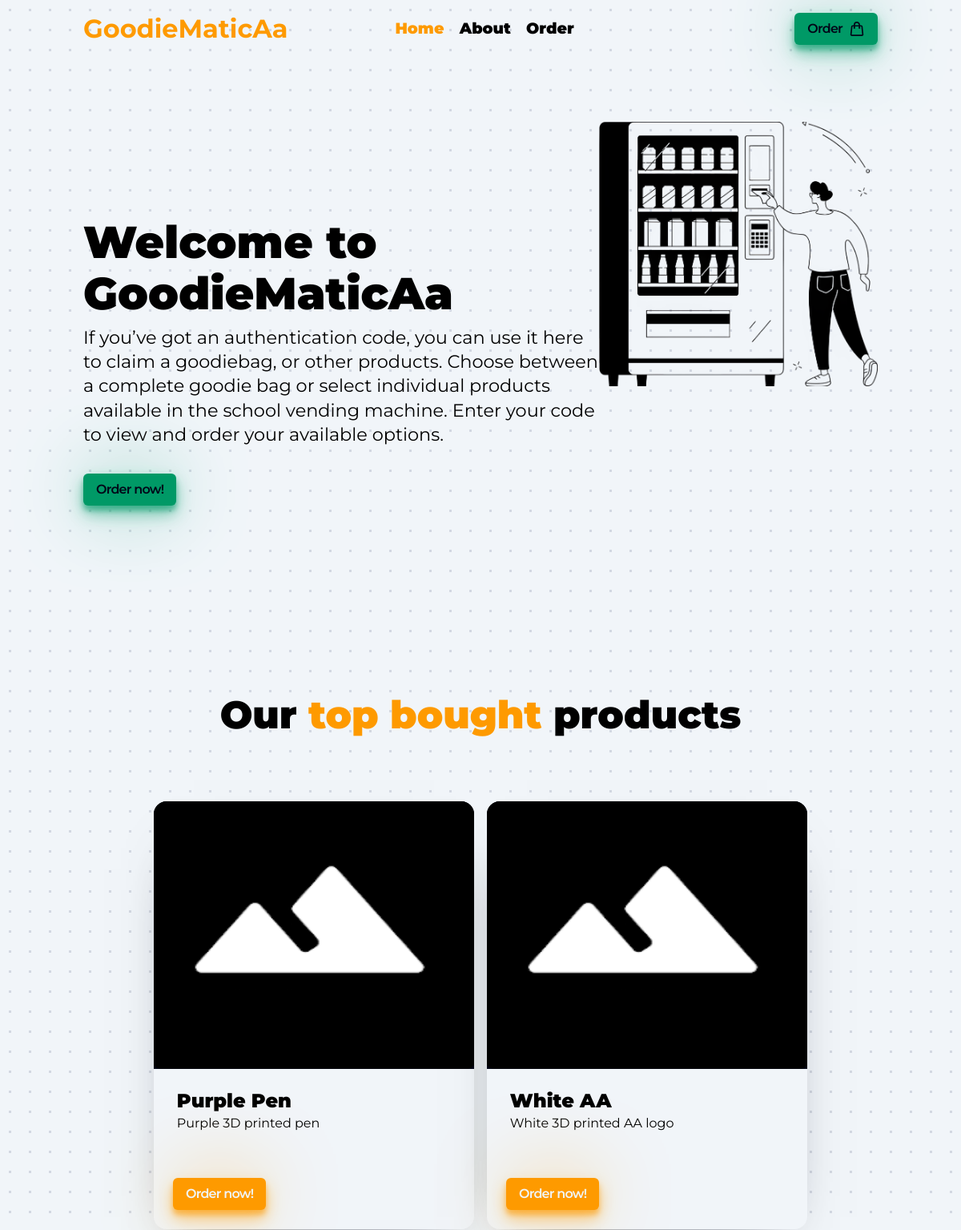
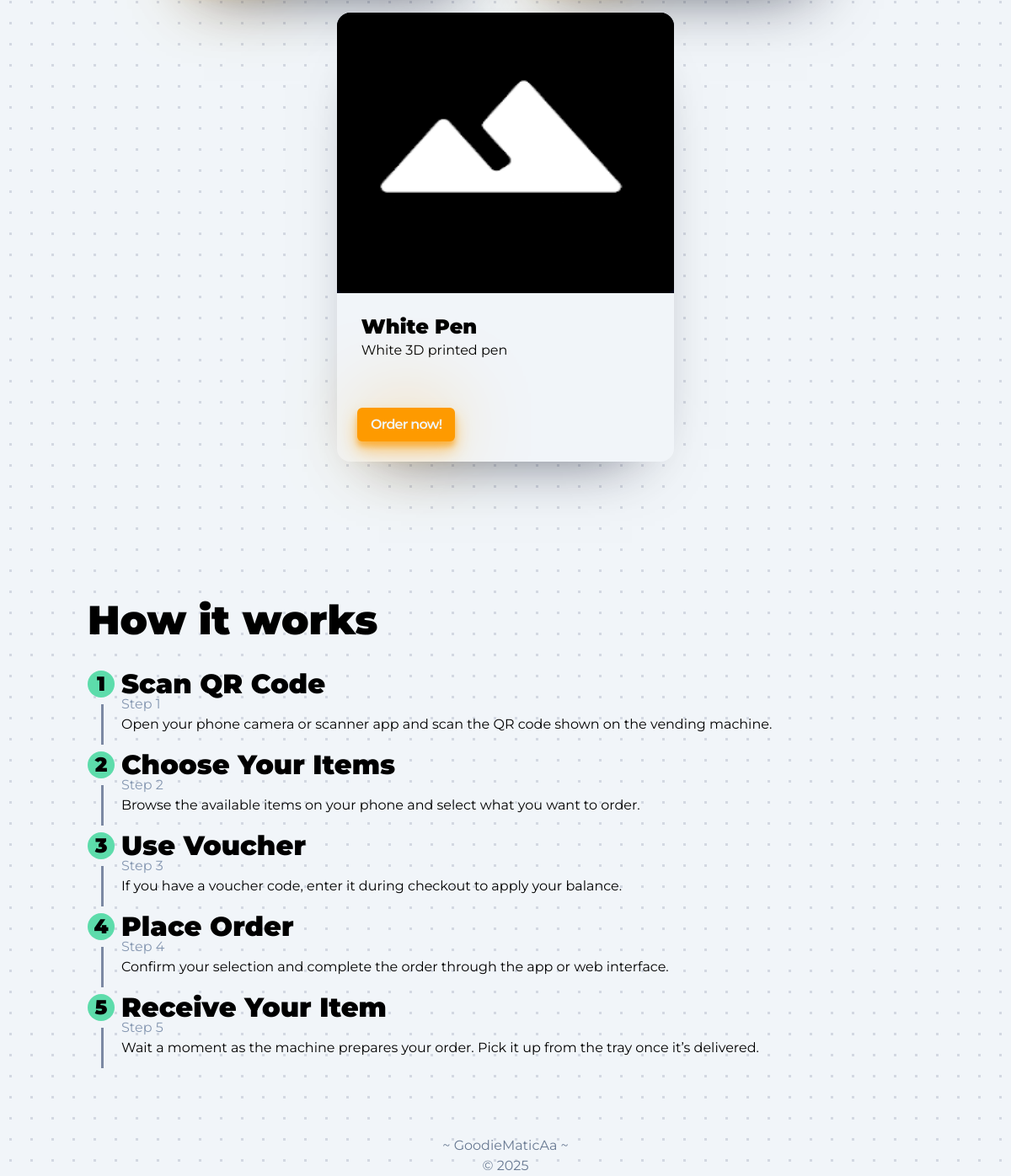
The page / on the database its author committed (2 pictures, top to bottom).
### tables this page shows
CREATE TABLE `product` (
  `id` int NOT NULL,
  `name` varchar(255) NOT NULL,
  `description` varchar(255) NOT NULL,
  `position` int NOT NULL,
  `orderCount` int NOT NULL,
  `img` varchar(255) NOT NULL,
  `productSet` int NOT NULL,
  `categoryId` int NOT NULL
);

### inc/php/dbconnect.php (called while the page is built, shortened)
<?php
function connectDB()
{
    $mysqli = new mysqli("localhost", "root", "", "goodiematicaa");
    return $mysqli;
}
function getTopProducts() {
    $mysqli = connectDB();
    $sql = "SELECT * FROM product ORDER BY orderCount DESC LIMIT 3";
    $result = $mysqli->query($sql);
    $topProducts = [];
    while ($row = $result->fetch_assoc()) {
        $topProducts[] = $row;
    }
    return $topProducts;
}

### index.php (the view, shortened to what this page needs)
<?php
include 'inc/php/functions.php';
include 'inc/php/dbconnect.php';
$products = getTopProducts();
head("Homepage");
headerFunc();
?>
<main class="container">
    <div class="hero">
        <div class="heroText">
            <h1>
                Welcome to <span class="titleSecondary">GoodieMaticAa</span>
            </h1>
            <p class="heroParagraph">
                If you’ve got an authentication code, you can use it here to claim a goodiebag, or other products.
                Choose between a complete goodie bag or select individual products available in the school vending
                machine. Enter your code to view and order your available options.
            </p>
            <button class="btnSecondary heroButton" onclick="window.location.href = 'order.php'">Order now!</button>
        </div>
        <div>
            <img src="./assets/vendingMachineIllustration.png" alt="Vending machine illustration" class="heroImg">
        </div>
    </div>
    <div class="top">
        <div>
            <h1 class="topTitle">Our <span class="titlePrimary">top bought</span> products</h2>
        </div>
        <div class="topCardWrapper">
            <?php
            foreach ($products as $product) {
                ?>
                <div class="topCard cardShadow">
                    <img src="<?php echo $product['img']; ?>" class="topCardImg" alt="Image of product">
                    <div class="topCardInfo">
                        <h2 class="topCardTitle"><?php echo $product['name']; ?></h2>
                        <p class="topCartText"><?php echo $product['description']; ?></p>
                        <button class="btnPrimary topCardButton">Order now!</button>
                    </div>
                </div>
                <?php
            }
            ?>
        </div>
    </div>
    <div class="timeline">
        <h1 class="timelineTitle">How it works</h1>
        <div class="timelineTileWrapper">
            <div class="timelineIcon">
                <span class="timelineIconText">1</span>
            </div>
            <div class="timelineTile">
                <div class="timelineTileContent">
                    <h2 class="timelineTileTitle">Scan QR Code</h2>
                    <span class="timelineSubtitle">Step 1</span>
                    <p class="timelineInfo">Open your phone camera or scanner app and scan the QR code shown on the
                        vending machine.</p>
                </div>
                <div class="timelinePath"></div>
            </div>
            <div class="timelineIcon">
                <span class="timelineIconText">2</span>
            </div>
            <div class="timelineTile">
                <div class="timelineTileContent">
                    <h2 class="timelineTileTitle">Choose Your Items</h2>
                    <span class="timelineSubtitle">Step 2</span>
                    <p class="timelineInfo">Browse the available items on your phone and select what you want to order.
                    </p>
                </div>
                <div class="timelinePath"></div>
            </div>
            <div class="timelineIcon">
                <span class="timelineIconText">3</span>
            </div>
            <div class="timelineTile">
                <div class="timelineTileContent">
                    <h2 class="timelineTileTitle">Use Voucher</h2>
                    <span class="timelineSubtitle">Step 3</span>
                    <p class="timelineInfo">If you have a voucher code, enter it during checkout to apply your balance.
                    </p>
                </div>
                <div class="timelinePath"></div>
            </div>
            <div class="timelineIcon">
                <span class="timelineIconText">4</span>
            </div>
            <div class="timelineTile">
                <div class="timelineTileContent">
                    <h2 class="timelineTileTitle">Place Order</h2>
                    <span class="timelineSubtitle">Step 4</span>
                    <p class="timelineInfo">Confirm your selection and complete the order through the app or web
                        interface.</p>
                </div>
                <div class="timelinePath"></div>
            </div>
            <div class="timelineIcon">
                <span class="timelineIconText">5</span>
            </div>
            <div class="timelineTile">
                <div class="timelineTileContent">
                    <h2 class="timelineTileTitle">Receive Your Item</h2>
                    <span class="timelineSubtitle">Step 5</span>
                    <p class="timelineInfo">Wait a moment as the machine prepares your order. Pick it up from the tray
                        once it’s delivered.</p>
                </div>
                <div class="timelinePath"></div>
            </div>
        </div>
    </div>
</main>
<?php
footerFunc();
?>

### inc/php/functions.php (shortened to what this page needs)
<?php
function head($page)
{
    $currentPage = $page;
    ?>
    <!DOCTYPE html>
    <html lang="en">
    <head>
        <link rel="stylesheet" href="style/utils.css">
    </head>
    <?php
}
function headerFunc()
{
    global $currentPage;
    ?>
    <body>
        <header class="container">
            <div class="headerTitle titlePrimary">
                <h1>GoodieMaticAa</h1>
            </div>
            <nav class="headerNav">
                <ul class="noStyleUL headerLinks">
                    <li>
                        <a href="index.php" class="headerLink <?php if ($currentPage == "Homepage")
                            echo "linkSelected"; ?>">Home</a>
                    </li>
                    <li>
                        <a href="about.php" class="headerLink <?php if ($currentPage == "About")
                            echo "linkSelected"; ?>">About</a>
                    </li>
                    <li>
                        <a href="order.php" class="headerLink <?php if ($currentPage == "Order")
                            echo "linkSelected"; ?>">Order</a>
                    </li>
                </ul>
            </nav>
            <div class="headerCallToAction">
                <button class="btnSecondary" onclick="window.location.href = 'order.php'">
                    Order
                </button>
            </div>
        </header>
        <?php
}
function footerFunc()
{
    ?>
        <footer class="footer">
            <p>~ GoodieMaticAa ~</p>
            <p>&copy; 2025</p>
        </footer>
    </body>
    <?php
}
    ?>

### style/utils.css (style rules this page uses)
.btnPrimary { display: flex; justify-content: space-between; align-items: center; gap: 0.5rem; font-weight: 600; text-decoration: none; letter-spacing: -0.05em; background-color: var(--primary); color: var(--white); padding: 0.5em 1em; border-radius: 6px; border: none; outline: none; cursor: pointer; box-shadow: 0 10px 20px oklch(from var(--primary) l c h / calc(alpha - 0.5)), 0 6px 6px oklch(from var(--primary) l c h / calc(alpha - 0.5)), 0 0 100px -10px var(--primary); transition: 0.3s ease; }
.btnSecondary { display: flex; justify-content: space-between; align-items: center; gap: 0.5rem; font-weight: 600; text-decoration: none; letter-spacing: -0.05em; background-color: var(--secondary); color: var(--black); padding: 0.5em 1em; border-radius: 6px; border: none; outline: none; cursor: pointer; box-shadow: 0 10px 20px oklch(from var(--secondary) l c h / calc(alpha - 0.5)), 0 6px 6px oklch(from var(--secondary) l c h / calc(alpha - 0.5)), 0 0 100px -10px var(--secondary); transition: 0.3s ease; }
.btnIcon { width: 1.25em; }
.titlePrimary { color: var(--primary); }
.titleSecondary { transition: 0.3s ease; }
.cardShadow { box-shadow: 0px 35px 75px -50px oklch(from var(--black) l c h / calc(alpha - 0.25)); }
.noStyleUL { list-style-type: none; padding-left: 0; }
.container { width: 100%; box-sizing: border-box; padding-left: 1em; padding-right: 1em; margin-left: auto; margin-right: auto; }
@media (min-width: 475px) { .container { width: 475px; } }
@media (min-width: 640px) { .container { width: 640px; } }
@media (min-width: 768px) { .container { width: 768px; } }
@media (min-width: 1024px) { .container { width: 1024px; } }

### style/style.css (style rules this page uses)
:root { --black: oklch(12.9% 0.042 264.695); --black-soft: oklch(37.2% 0.044 257.287); --white: oklch(96.8% 0.007 247.896); --white-soft: oklch(70.4% 0.04 256.788); --background: oklch(96.8% 0.007 247.896); --primary: oklch(76.9% 0.188 70.08); --secondary: oklch(59.6% 0.145 163.225); --accent: oklch(20.8% 0.042 265.755); --success: oklch(72.3% 0.219 149.579); --warning: oklch(76.9% 0.188 70.08); --error: oklch(58.6% 0.253 17.585); --info: oklch(68.5% 0.169 237.323); }
* { margin: 0; line-height: calc(1em + 0.5rem); box-sizing: border-box; color: var(--text); font-family: montserrat, sans-serif; }
html { scroll-behavior: smooth; }
body { overflow-x: hidden; background-color: var(--background); background-image: radial-gradient( oklch(0.88 0.0148 264.49) 1.5px, transparent 1.5px ); background-attachment: fixed; background-size: 25px 25px; color: var(--text); }
img, picture, video, canvas { display: block; max-width: 100%; user-select: none; -webkit-user-drag: none; user-select: none; -moz-user-select: none; -webkit-user-select: none; -ms-user-select: none; }
button { display: inline-block; padding: 0; border: none; background: none; cursor: pointer; color: var(--text); }
a { text-decoration: none; }

### style/components/header.css (style rules this page uses)
header { display: flex; justify-content: space-between; padding: 1em 0; }
.headerNav { display: flex; justify-content: center; align-items: center; flex: 2; }
.headerTitle { display: none; justify-content: start; align-items: center; flex: 1; }
.headerTitle { flex: 1; }
.headerTitle > h1 { margin: 0; }
.headerLinks { display: flex; gap: 1em; font-size: 0.8rem; font-weight: 900; flex-wrap: wrap; }
.linkSelected { color: var(--primary); }
.headerCallToAction { display: flex; align-items: center; justify-content: end; gap: 0.5em; font-size: 0.7rem; flex: 1; }
@media (min-width: 640px) { .headerLinks { font-size: 1rem; } }
@media (min-width: 1024px) { .headerTitle { display: flex; } }
@media (min-width: 1024px) { .headerLinks { font-size: 1.2rem; } }
@media (min-width: 1024px) { .headerCallToAction { font-size: 1rem; } }

### style/components/footer.css (style rules this page uses)
.footer { text-align: center; color: oklch(from var(--black-soft) calc(l + 0.2) c h); }

### style/components/top.css (style rules this page uses)
.top { margin-bottom: 10em; }
.topTitle { text-align: center; font-size: 3rem; font-weight: 900; padding-bottom: 1em; }
.topCardWrapper { display: flex; flex-wrap: wrap; justify-content: center; align-items: center; gap: 1em; }
.topCard { width: 25em; aspect-ratio: 3/4; background: var(--white); border-radius: 1em; position: relative; transition: 0.3s ease-out; }
.topCardInfo { padding: 1.5em 1.8em; }
.topCardTitle { font-size: 1.25rem; font-weight: 900; }
.topCardImg { width: 100%; aspect-ratio: 6/5; border-radius: 1em 1em 0em 0em; background: var(--black); }
.topCardButton { position: absolute; bottom: 1.5em; left: 1.5em; }
@media (min-width: 1024px) { .topCardTitle { font-size: 1.5rem; } }

### rows shown on the page
product: img (placeholder picture), name "Purple Pen", description "Purple 3D printed pen"
product: img (placeholder picture), name "White AA", description "White 3D printed AA logo"
product: img (placeholder picture), name "White Pen", description "White 3D printed pen"
